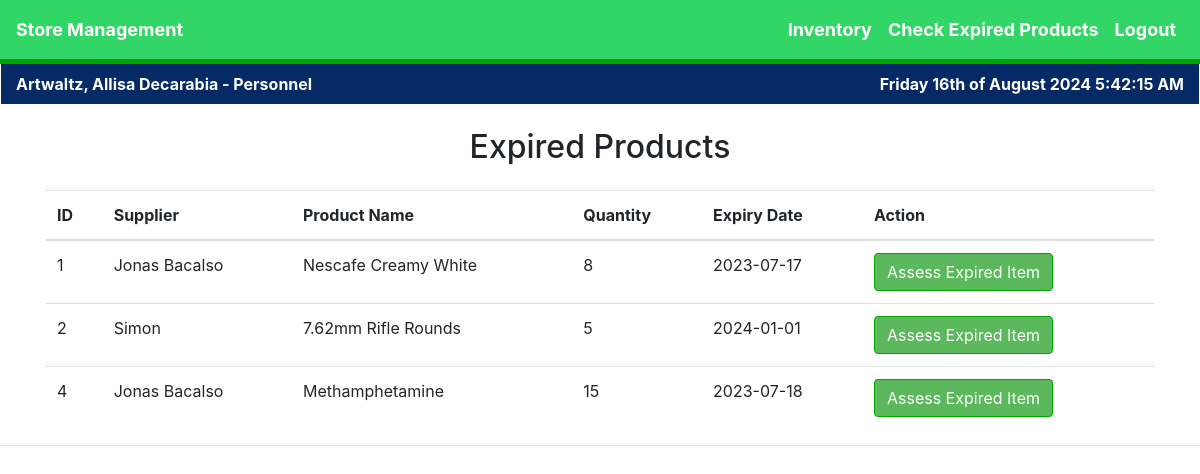
The page /expired_product/index.php (signed in) on the database its author committed.
### tables this page shows
CREATE TABLE `consigned_details` (
  `item_id` int(11) NOT NULL,
  `cp_id` int(10) NOT NULL,
  `prod_id` int(11) NOT NULL,
  `barcode` varchar(12) NOT NULL,
  `particulars` varchar(100) NOT NULL,
  `expiry_date` date NOT NULL,
  `unit_price` decimal(10,2) NOT NULL,
  `selling_price` decimal(10,2) NOT NULL,
  `quantity` mediumint(8) NOT NULL,
  `amount` decimal(10,2) NOT NULL
);

CREATE TABLE `supplier` (
  `supp_id` smallint(6) NOT NULL,
  `company` varchar(50) NOT NULL,
  `contact_person` varchar(50) NOT NULL,
  `sex` enum('Male','Female','Non-binary') NOT NULL,
  `phone` varchar(20) NOT NULL,
  `address` varchar(50) NOT NULL
);

CREATE TABLE `product` (
  `prod_id` int(11) NOT NULL,
  `prod_name` varchar(50) NOT NULL,
  `shelf_life` int(10) UNSIGNED NOT NULL,
  `unit` enum('piece','pack','bottle','bag') NOT NULL,
  `appreciation` decimal(7,2) NOT NULL,
  `max_quantity` int(10) UNSIGNED NOT NULL
);

### expired_product/assess_expired_product.php (the view, shortened to what this page needs)
<?php
require_once '../model/SupplierDAO.php';
require_once '../model/ProductDAO.php';
$supplierModel = new SupplierDAO();
$productModel = new ProductDAO();
?>

### model/ConnectionDAO.php (called while the page is built, shortened)
<?php
class ConnectionDAO
{
    protected $username = "root";
    protected $password = "";
    protected $host = "localhost";
    protected $db_name = "arar_pcbms_db";
    public function openConnection()
    {
        try {
            $this->dbh = new PDO("mysql:host={$this->host};dbname={$this->db_name}", $this->username, $this->password);
        } catch (Exception $e) {
            $e->getMessage();
        }
    }
}
?>

### model/ExpiredProductDAO.php (called while the page is built, shortened)
<?php
include_once "../model/ConnectionDAO.php";
class ExpiredProductDAO extends ConnectionDAO
{
    public function getAllExpiredProducts()
    {
        $qry = "SELECT *
                FROM consigned_details E
                INNER JOIN consigned_product U
                ON U.cp_id = E.cp_id
                WHERE `expiry_date` <= CURDATE()
                AND NOT EXISTS(SELECT item_id FROM expired_items U WHERE U.item_id = E.item_id)";
        try {
            $stmt = $this->dbh->prepare($qry);
            $stmt->execute();
            $ctr = 0;
            $arrRows = array();
            if ($stmt->rowCount() > 0) {
                while ($res = $stmt->fetch(PDO::FETCH_ASSOC)) {
                    $arrRows[$ctr] = $res;
                    $ctr++;
                }
            }
            return $arrRows;
        } catch (Exception $e) {
            $e->getMessage();
            return array(0 => "Empty");
        }
    }
}

### model/SupplierDAO.php (called while the page is built, shortened)
<?php
include_once "../model/ConnectionDAO.php";
class SupplierDAO extends ConnectionDAO
{
    public function getSupplierById($supplierId)
    {
        $qry = "SELECT *
                    FROM `supplier`
                    WHERE `supp_id`=?";
        try {
            $stmt = $this->dbh->prepare($qry);
            $stmt->bindParam(1, $supplierId);
            $stmt->execute();
            $ctr = 0;
            if ($stmt->rowCount() > 0) {
                while ($res = $stmt->fetch(PDO::FETCH_ASSOC)) {
                    $arrRows[$ctr] = $res;
                    $ctr++;
                }
            }
            if ($ctr > 0) {
                return $arrRows;
            } else {
                return array(0 => "Empty");
            }
        } catch (Exception $e) {
            $e->getMessage();
            return array(0 => "Empty");
        }
    }
}
?>

### model/ProductDAO.php (called while the page is built, shortened)
<?php
include_once "../model/ConnectionDAO.php";
class ProductDAO extends ConnectionDAO
{
    public function getProductById($productId)
    {
        $qry = "SELECT *
                    FROM `product`
                    WHERE `prod_id`=?";
        try {
            $stmt = $this->dbh->prepare($qry);
            $stmt->bindParam(1, $productId);
            $stmt->execute();
            $ctr = 0;
            if ($stmt->rowCount() > 0) {
                while ($res = $stmt->fetch(PDO::FETCH_ASSOC)) {
                    $arrRows[$ctr] = $res;
                    $ctr++;
                }
            }
            return $arrRows;
        } catch (Exception $e) {
            $e->getMessage();
            return array(0 => "Empty");
        }
    }
}
?>

### expired_product/assess_expired_product.php (the view, shortened to what this page needs)
<?php
require_once '../model/SupplierDAO.php';
require_once '../model/ProductDAO.php';
$supplierModel = new SupplierDAO();
$productModel = new ProductDAO();
?>

### expired_product/retrieve_expired_products.php (shortened to what this page needs)
<?php
require_once '../model/ExpiredProductDAO.php';
require_once '../model/SupplierDAO.php';
require_once '../model/ProductDAO.php';
$expiredModel = new ExpiredProductDAO();
$supplierModel = new SupplierDAO();
$productModel = new ProductDAO();
$result = $expiredModel->getAllExpiredProducts();
if (!empty($result)) {
    foreach ($result as $expired) { ?>
        <tr>
            <td>
                <?= $expired['item_id'] ?>
            </td>
            <td>
                <?php $suppliers = $supplierModel->getSupplierById($expired['supp_id']);
                if (!empty($suppliers)) {
                    foreach ($suppliers as $supplier) { ?>
                        <?= $supplier['contact_person'] ?>
                    <?php }
                }
                ?>
            </td>
            <td>
                <?php $products = $productModel->getProductById($expired['prod_id']);
                if (!empty($products)) {
                    foreach ($products as $product) { ?>
                        <?= $product['prod_name'] ?>
                    <?php }
                }
                ?>
            </td>
            <td>
                <?= $expired['quantity'] ?>
            </td>
            <td>
                <?= $expired['expiry_date'] ?>
            </td>
            <td>
                <button type="button" class="btn btn-primary mr-1" data-toggle="modal"
                    data-target="#addModal<?= $expired['item_id'] ?>">Assess Expired Item</button>
            </td>
        </tr>
        <?php include "../expired_product/assess_expired_product.php" ?>
    <?php }
} ?>

### css/styles.css (style rules this page uses)
.btn-primary { background-color: #5cb85c; border-color: #00a900; }

### rows shown on the page
consigned_details: item_id "1", quantity "8", expiry_date "2023-07-17"
supplier: contact_person "Jonas Bacalso"
product: prod_name "Nescafe Creamy White"
consigned_details: item_id "2", quantity "5", expiry_date "2024-01-01"
supplier: contact_person "Simon"
product: prod_name "7.62mm Rifle Rounds"
consigned_details: item_id "4", quantity "15", expiry_date "2023-07-18"
product: prod_name "Methamphetamine"

### other values the page prints
$fullname "Artwaltz, Allisa Decarabia - Personnel"
